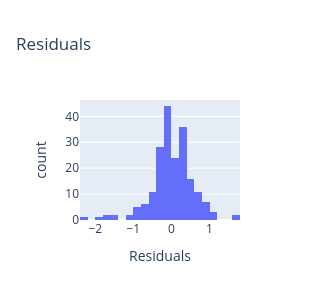
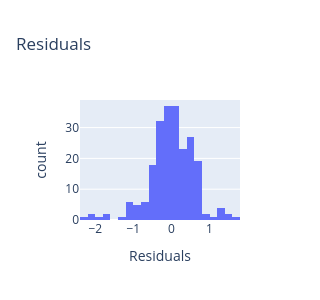
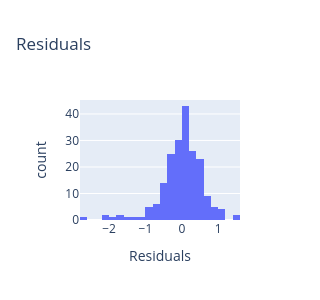
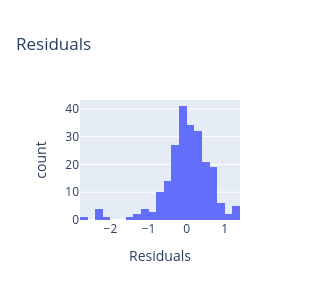

The cell these charts' notebook holds for them, in order:
### Markdown cell above
## Therapeutic alliance（治疗联盟）

### Code cell
df = df_users.copy().merge(df_pids[['pid','condition','model']],on='pid',how='left')

cols = [x for x in df.columns if 'waisr_' in x]
for col in cols:
    df[col] = df[col].str.lower().replace({
        'strong disagree': 1,
        'disagree': 2,
        'neutral': 3,
        'agree': 4,
        'strong agree': 5,   
    }).astype(int)

df['waisr_overall'] = df[cols].mean(axis=1)

outcomes = ['overall','goal','task','bond']
for outcome in outcomes:
    df[f'waisr_{outcome}'] = df[[x for x in df.columns if f'waisr_{outcome}' in x]].mean(axis=1)

# 打印平均值
display(df.groupby('condition')['waisr_overall'].agg(['mean','sem']).round(1))

# ------------------------------------------------------------------------------------------------------------------------------------
# 运行模型（按各子量表）
# ------------------------------------------------------------------------------------------------------------------------------------

min_pval_moderators = 1

for outcome in outcomes:

    print_title(f'WAI-SR - {outcome.upper()}')

    # --- 2x4 模型
    model_df = df.loc[df['condition']!='human_therapist',].copy().reset_index(drop=True)

    model_fit = smf.ols(f'waisr_{outcome} ~ C(model) * C(condition) * belief_human + C(model) * C(condition) * feel_human', data=model_df).fit()

    display_residuals(model_fit)
    anova_table = format_anova_table(model_fit)

    print('[2 x 4 model]')
    print(anova_table)

    if outcome=='overall':
        for contrast in ['C(condition):feel_human','C(condition):belief_human']:
            pval = anova_table.loc[contrast,'PR(>F)']
            min_pval_moderators = min(min_pval_moderators,pval)

    # --- 三因素模型
    model_df = df.groupby(['pid','condition'])[[f'waisr_{outcome}','belief_human','feel_human']].mean().reset_index()

    model_fit = smf.ols(f'waisr_{outcome} ~ C(condition)*belief_human + C(condition)*feel_human', data=model_df).fit()

    display_residuals(model_fit)
    anova_table = format_anova_table(model_fit)

    print('[3-way model]')
    print(anova_table)

    print(' ')
    print(anova_pairwise_comparisons(model_fit))

    if outcome=='overall':
        for contrast in ['C(condition):feel_human','C(condition):belief_human']:
            pval = anova_table.loc[contrast,'PR(>F)']
            min_pval_moderators = min(min_pval_moderators,pval)

        print(f"\nMin p-value for human perception moderators: {min_pval_moderators}")

# ------------------------------------------------------------------------------------------------------------------------------------
# 绘图
# ------------------------------------------------------------------------------------------------------------------------------------
# 跨模型平均
melted = (
    df
    .copy()
    .melt(id_vars=['pid','condition','model'],value_vars=[f'waisr_{x}' for x in outcomes],var_name='subscale',value_name='score')
)
fig = plot_continuous_dot_and_bar(
    melted,outcome_var='score',x_var='subscale',color_var='condition',
    y_range=(0,5.1),marker_opacity=0.2,
    color_order=CONDITION_ORDER,colour_map=COLOURS
    )

# 按LLM拆分（仅总量表）
fig = plot_continuous_dot_and_bar(
    melted.loc[melted['condition']!='human_therapist',],outcome_var='score',x_var='subscale',color_var='condition',
    y_range=(0,5.1),marker_opacity=0.2,
    color_order=CONDITION_ORDER,colour_map=COLOURS,
    facet_col='model', facet_col_wrap=2,
    width=600,height=500
    )
fig.update_yaxes(tickvals=[0,1,2,3,4,5])
fig.show()

# summary = (
#     df
#     .loc[df['condition']!='human_therapist',]
#     .copy()
#     .melt(id_vars=['pid','condition','model'],value_vars=[f'waisr_{x}' for x in outcomes],var_name='subscale',value_name='score')
#     .groupby(['condition','model','subscale'])['score'].agg(['mean','sem'])
#     .reset_index()
# )
# summary['subscale'] = summary['subscale'].str.replace('waisr_','').str.capitalize()

# fig = px.bar(
#     summary,
#     x='subscale',
#     y='mean',
#     facet_col='model',
#     facet_col_wrap=2,
#     error_y='sem',
#     color='condition',
#     title='WAI-SR',
#     barmode='group',
#     width=600,
#     height=500,
#     labels={'mean': 'Score'},
#     category_orders={
#         'condition': CONDITION_ORDER,
#         'subscale': ['Overall','Goal','Task','Bond']
#         },
#     color_discrete_map=COLOURS,
#     template='simple_white'
# )
# fig.update_layout(font={'family': 'Arial'})
# fig.update_yaxes(range=[1,5])
# fig.for_each_annotation(lambda a: a.update(text=a.text.split("=")[-1]))
# fig.show()

# fig.write_image(f'../results/waisr_perllm.svg')

### Figure 1 — Plotly figure (JSON) as saved in the notebook; plotly's stock layout.template omitted (floating-point values rounded to 4 significant figures; data arrays with more than 128 entries replaced by an {"elided": "..."} marker saying what was removed)
{"data": [{"bingroup": "x", "hovertemplate": "variable=0<br>value=%{x}<br>count=%{y}<extra></extra>", "legendgroup": "0", "marker": {"color": "#636efa", "pattern": {"shape": ""}}, "name": "0", "orientation": "v", "showlegend": true, "type": "histogram", "x": {"elided": "201 float values"}, "xaxis": "x", "yaxis": "y"}], "layout": {"barmode": "relative", "height": 300, "legend": {"title": {"text": "variable"}, "tracegroupgap": 0}, "showlegend": false, "title": {"text": "Residuals"}, "width": 300, "xaxis": {"anchor": "y", "domain": [0, 1], "title": {"text": "Residuals"}}, "yaxis": {"anchor": "x", "domain": [0, 1], "title": {"text": "count"}}}}

### Figure 2 — Plotly figure (JSON) as saved in the notebook; plotly's stock layout.template omitted (floating-point values rounded to 4 significant figures; data arrays with more than 128 entries replaced by an {"elided": "..."} marker saying what was removed)
{"data": [{"bingroup": "x", "hovertemplate": "variable=0<br>value=%{x}<br>count=%{y}<extra></extra>", "legendgroup": "0", "marker": {"color": "#636efa", "pattern": {"shape": ""}}, "name": "0", "orientation": "v", "showlegend": true, "type": "histogram", "x": {"elided": "227 float values"}, "xaxis": "x", "yaxis": "y"}], "layout": {"barmode": "relative", "height": 300, "legend": {"title": {"text": "variable"}, "tracegroupgap": 0}, "showlegend": false, "title": {"text": "Residuals"}, "width": 300, "xaxis": {"anchor": "y", "domain": [0, 1], "title": {"text": "Residuals"}}, "yaxis": {"anchor": "x", "domain": [0, 1], "title": {"text": "count"}}}}

### Figure 3 — Plotly figure (JSON) as saved in the notebook; plotly's stock layout.template omitted (floating-point values rounded to 4 significant figures; data arrays with more than 128 entries replaced by an {"elided": "..."} marker saying what was removed)
{"data": [{"bingroup": "x", "hovertemplate": "variable=0<br>value=%{x}<br>count=%{y}<extra></extra>", "legendgroup": "0", "marker": {"color": "#636efa", "pattern": {"shape": ""}}, "name": "0", "orientation": "v", "showlegend": true, "type": "histogram", "x": {"elided": "201 float values"}, "xaxis": "x", "yaxis": "y"}], "layout": {"barmode": "relative", "height": 300, "legend": {"title": {"text": "variable"}, "tracegroupgap": 0}, "showlegend": false, "title": {"text": "Residuals"}, "width": 300, "xaxis": {"anchor": "y", "domain": [0, 1], "title": {"text": "Residuals"}}, "yaxis": {"anchor": "x", "domain": [0, 1], "title": {"text": "count"}}}}

### Figure 4 — Plotly figure (JSON) as saved in the notebook; plotly's stock layout.template omitted (floating-point values rounded to 4 significant figures; data arrays with more than 128 entries replaced by an {"elided": "..."} marker saying what was removed)
{"data": [{"bingroup": "x", "hovertemplate": "variable=0<br>value=%{x}<br>count=%{y}<extra></extra>", "legendgroup": "0", "marker": {"color": "#636efa", "pattern": {"shape": ""}}, "name": "0", "orientation": "v", "showlegend": true, "type": "histogram", "x": {"elided": "227 float values"}, "xaxis": "x", "yaxis": "y"}], "layout": {"barmode": "relative", "height": 300, "legend": {"title": {"text": "variable"}, "tracegroupgap": 0}, "showlegend": false, "title": {"text": "Residuals"}, "width": 300, "xaxis": {"anchor": "y", "domain": [0, 1], "title": {"text": "Residuals"}}, "yaxis": {"anchor": "x", "domain": [0, 1], "title": {"text": "count"}}}}
